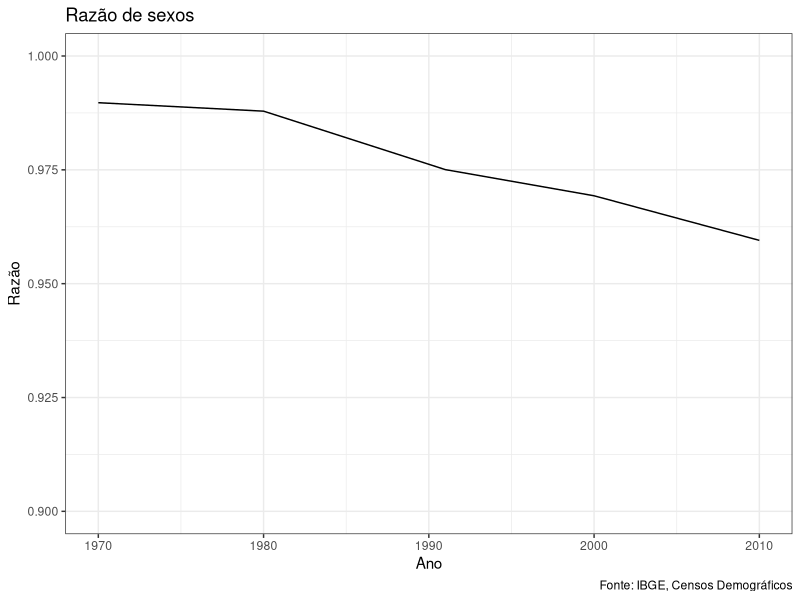

Here is the R script that generated this plot:
## ---- chunk 1
#| messsage: false
library(tibble)
library(ggplot2)

pop <- tibble(
  ano = c(1970, 1980, 1991, 2000, 2010),
  pop_m = c(46327250, 59142833, 72485122, 83576015, 93406990),
  pop_f = c(46807596, 59868219, 74340353, 86223155, 97348809)
)

pop$razao <- pop$pop_m / pop$pop_f

ggplot(data = pop, aes(x = ano, y = razao)) +
  geom_line() +
  ylim(0.9, 1) +
  labs(
    title = "Razão de sexos",
    caption = "Fonte: IBGE, Censos Demográficos",
    x = "Ano",
    y = "Razão"
  ) +
  theme_bw()
